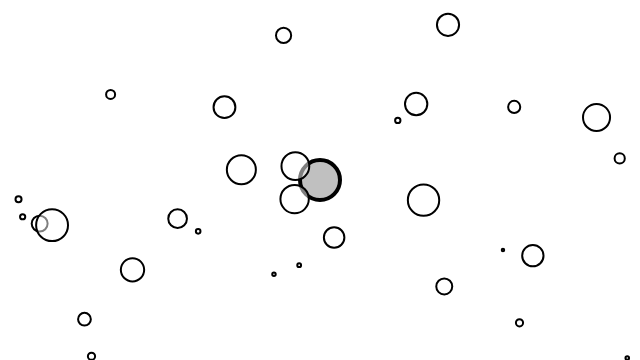
Frame 1 (no input)
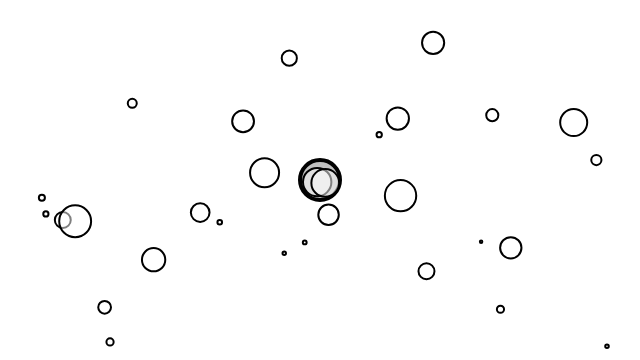
Frame 60 (no input)
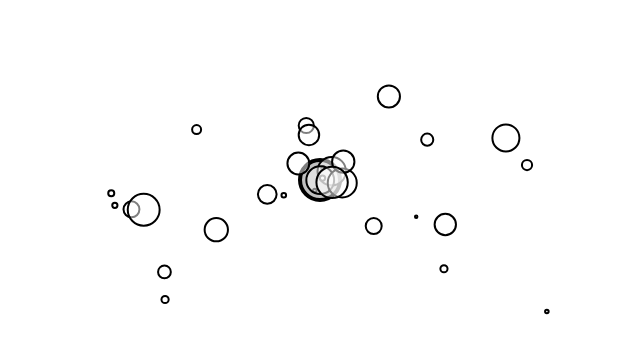
Frame 120 (the mouse pressed at the canvas centre since frame 60)

The p5.js sketch that drew these frames (run headless with seeded random() and noise() and a simulated clock; from frame 60 on, the mouse is pressed at the canvas centre):

// p5.js sketch
// ── sketch.js
var movers = [];
var liquid;
var noiseScale = 3;
var attractor;

function setup() {
 createCanvas(640, 360);

  for(var i=0; i<30;i++){
    movers[i] = new Mover(random(0.1,2),random(width),random(height));
  }
  attractor = new Attractor();
}

function draw() {
  background(255);


 
  attractor.display();

  for(var i = 0; i <movers.length;i++){
    var force = attractor.calculateAttraction(movers[i]);

    movers[i].applyForce(force);
    movers[i].update();
    movers[i].display();
  }

  
  }





// ── attractor.js
var Attractor = function(){
this.mass = 20;
this.position = createVector(width/2, height/2);
this.G = 0.4;
this.dragOffset = createVector(0,0);
this.dragging = false;
this.rollover = false;


//calculates attraction of an entity to this attractor
this.calculateAttraction = function(entity){
	console.log(this);
	console.log(entity);
	var force = p5.Vector.sub(this.position, entity.position); //force directions
	var distance = force.mag();//distance between objects
	distance = constrain(distance,5,25);//eliminates extreme results
	force.normalize();//dormalize the fector we only need vector no mag
	var strength = (this.G * this.mass * entity.mass)/(distance *distance);//variable attractive strength
	force.mult(strength);//force vector --> magnitude * directions
	return force;
}

//this allows us to send an object with position and we can say whether
//or not it is inside the liquid's bounds
this.contains = function(entity){
	var l = entity.position;
	//returns true if object is inside liquid
	return l.x > this.x && l.x < this.x + this.w &&
           l.y > this.y && l.y < this.y + this.h;

}

 // Method to display
  this.display = function() {
    ellipseMode(CENTER);
    strokeWeight(4);
    stroke(0);
    if (this.dragging) {
      fill(50);
    } else if (this.rollover) {
      fill(100);
    } else {
      fill(175, 200);
    }
    ellipse(this.position.x, this.position.y, this.mass*2, this.mass*2);
  };

    // The methods below are for mouse interaction
  this.handlePress = function(mx, my) {
    var d = dist(mx, my, this.position.x, this.position.y);
    if (d < this.mass) {
      this.dragging = true;
      this.dragOffset.x = this.position.x - mx;
      this.dragOffset.y = this.position.y - my;
    }
  };

  this.handleHover = function(mx, my) {
    var d = dist(mx, my, this.position.x, this.position.y);
    if (d < this.mass) {
      this.rollover = true;
    } else {
      this.rollover = false;
    }
  };

  this.stopDragging = function() {
    this.dragging = false;
  };

  this.handleDrag = function(mx, my) {
    if (this.dragging) {
      this.position.x = mx + this.dragOffset.x;
      this.position.y = my + this.dragOffset.y;
    }
  };

}
// ── mover.js

var Mover = function(m, x, y) {
  this.mass = m;
  this.position = createVector(x, y);
  this.velocity = createVector(0, 0);
  this.acceleration = createVector(0, 0);

// Newton's 2nd law: F = M * A
  // or A = F / M
  this.applyForce = function(force) {
    var f = p5.Vector.div(force, this.mass);
    this.acceleration.add(f);
  };
    
  this.update = function() {
    this.velocity.add(this.acceleration);// Velocity changes according to acceleration
    this.position.add(this.velocity);// position changes by velocity
    this.acceleration.mult(0);// We must clear acceleration each frame
  };

  this.display = function() {
    stroke(0);
    strokeWeight(2);
    fill(255, 127);
    ellipse(this.position.x, this.position.y, this.mass*16, this.mass*16);
  };

  this.checkEdges = function() {
    if (this.position.x > width) {
      this.position.x = width;
      this.velocity.x *= -1;
    } else if (this.position.x < 0) {
      this.velocity.x *= -1;
      this.position.x = 0;
    }
    if (this.position.y > height) {
      this.velocity.y *= -0.9; //dampens over time
      this.position.y = height;
    }
  };

};
